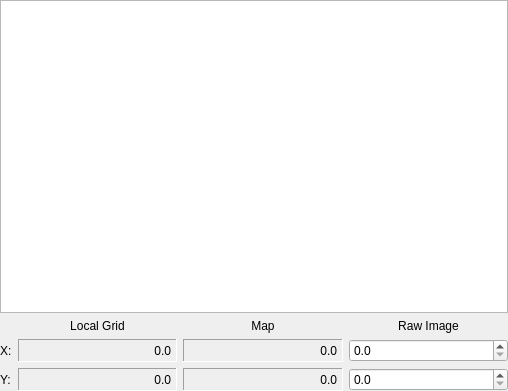
<?xml version="1.0" encoding="UTF-8"?>
<ui version="4.0">
 <class>GcpWidget</class>
 <widget class="QWidget" name="GcpWidget">
  <property name="geometry">
   <rect>
    <x>0</x>
    <y>0</y>
    <width>508</width>
    <height>391</height>
   </rect>
  </property>
  <property name="windowTitle">
   <string>Form</string>
  </property>
  <layout class="QVBoxLayout" name="verticalLayout">
   <property name="margin">
    <number>0</number>
   </property>
   <item>
    <widget class="GeorefGraphicsView" name="gcpView">
     <property name="verticalScrollBarPolicy">
      <enum>Qt::ScrollBarAlwaysOff</enum>
     </property>
     <property name="horizontalScrollBarPolicy">
      <enum>Qt::ScrollBarAlwaysOff</enum>
     </property>
     <property name="interactive">
      <bool>false</bool>
     </property>
     <property name="dragMode">
      <enum>QGraphicsView::NoDrag</enum>
     </property>
    </widget>
   </item>
   <item>
    <layout class="QGridLayout" name="gridLayout">
     <item row="2" column="3">
      <widget class="QDoubleSpinBox" name="rawYSpin">
       <property name="decimals">
        <number>1</number>
       </property>
       <property name="maximum">
        <double>99999.899999999994179</double>
       </property>
      </widget>
     </item>
     <item row="0" column="1">
      <widget class="QLabel" name="localLabel">
       <property name="text">
        <string>Local Grid</string>
       </property>
       <property name="alignment">
        <set>Qt::AlignCenter</set>
       </property>
      </widget>
     </item>
     <item row="0" column="3">
      <widget class="QLabel" name="rawLabel">
       <property name="text">
        <string>Raw Image</string>
       </property>
       <property name="alignment">
        <set>Qt::AlignCenter</set>
       </property>
      </widget>
     </item>
     <item row="1" column="3">
      <widget class="QDoubleSpinBox" name="rawXSpin">
       <property name="decimals">
        <number>1</number>
       </property>
       <property name="maximum">
        <double>99999.899999999994179</double>
       </property>
      </widget>
     </item>
     <item row="0" column="2">
      <widget class="QLabel" name="mapLabel">
       <property name="text">
        <string>Map</string>
       </property>
       <property name="alignment">
        <set>Qt::AlignCenter</set>
       </property>
      </widget>
     </item>
     <item row="1" column="0">
      <widget class="QLabel" name="xLabel">
       <property name="sizePolicy">
        <sizepolicy hsizetype="Fixed" vsizetype="Preferred">
         <horstretch>0</horstretch>
         <verstretch>0</verstretch>
        </sizepolicy>
       </property>
       <property name="text">
        <string>X:</string>
       </property>
      </widget>
     </item>
     <item row="2" column="0">
      <widget class="QLabel" name="yLabel">
       <property name="sizePolicy">
        <sizepolicy hsizetype="Fixed" vsizetype="Preferred">
         <horstretch>0</horstretch>
         <verstretch>0</verstretch>
        </sizepolicy>
       </property>
       <property name="text">
        <string>Y:</string>
       </property>
      </widget>
     </item>
     <item row="1" column="1">
      <widget class="QLabel" name="localX">
       <property name="frameShape">
        <enum>QFrame::Panel</enum>
       </property>
       <property name="frameShadow">
        <enum>QFrame::Sunken</enum>
       </property>
       <property name="text">
        <string>0.0</string>
       </property>
       <property name="alignment">
        <set>Qt::AlignRight|Qt::AlignTrailing|Qt::AlignVCenter</set>
       </property>
       <property name="indent">
        <number>5</number>
       </property>
       <property name="buddy">
        <cstring>rawXSpin</cstring>
       </property>
      </widget>
     </item>
     <item row="2" column="1">
      <widget class="QLabel" name="localY">
       <property name="frameShape">
        <enum>QFrame::Panel</enum>
       </property>
       <property name="frameShadow">
        <enum>QFrame::Sunken</enum>
       </property>
       <property name="text">
        <string>0.0</string>
       </property>
       <property name="alignment">
        <set>Qt::AlignRight|Qt::AlignTrailing|Qt::AlignVCenter</set>
       </property>
       <property name="indent">
        <number>5</number>
       </property>
       <property name="buddy">
        <cstring>rawYSpin</cstring>
       </property>
      </widget>
     </item>
     <item row="1" column="2">
      <widget class="QLabel" name="mapX">
       <property name="frameShape">
        <enum>QFrame::Panel</enum>
       </property>
       <property name="frameShadow">
        <enum>QFrame::Sunken</enum>
       </property>
       <property name="lineWidth">
        <number>1</number>
       </property>
       <property name="text">
        <string>0.0</string>
       </property>
       <property name="alignment">
        <set>Qt::AlignRight|Qt::AlignTrailing|Qt::AlignVCenter</set>
       </property>
       <property name="indent">
        <number>5</number>
       </property>
       <property name="buddy">
        <cstring>rawXSpin</cstring>
       </property>
      </widget>
     </item>
     <item row="2" column="2">
      <widget class="QLabel" name="mapY">
       <property name="frameShape">
        <enum>QFrame::Panel</enum>
       </property>
       <property name="frameShadow">
        <enum>QFrame::Sunken</enum>
       </property>
       <property name="text">
        <string>0.0</string>
       </property>
       <property name="alignment">
        <set>Qt::AlignRight|Qt::AlignTrailing|Qt::AlignVCenter</set>
       </property>
       <property name="indent">
        <number>5</number>
       </property>
       <property name="buddy">
        <cstring>rawYSpin</cstring>
       </property>
      </widget>
     </item>
    </layout>
   </item>
  </layout>
 </widget>
 <customwidgets>
  <customwidget>
   <class>GeorefGraphicsView</class>
   <extends>QGraphicsView</extends>
   <header>georef_graphics_view.h</header>
  </customwidget>
 </customwidgets>
 <tabstops>
  <tabstop>gcpView</tabstop>
  <tabstop>rawXSpin</tabstop>
  <tabstop>rawYSpin</tabstop>
 </tabstops>
 <resources/>
 <connections/>
</ui>
